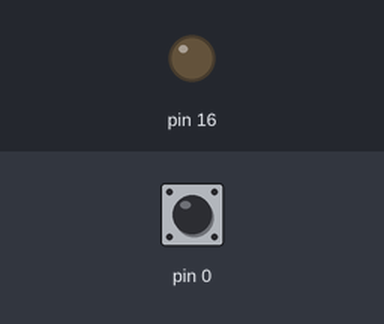
This sketch was run on a simulated Arduino Uno, built with avr-gcc and run on an emulated ATmega328P. Shown: output pins drawn as LEDs (lit = HIGH). Dashed ring = blinking. Inputs (shaded band) come from the test bench; at power-on: pin 0 HIGH.

Above: at 1.2 s.
1.3 s: pin 0 pulsed LOW 5 times (0.12 s each, 0.3 s apart)
At 1.62 s:
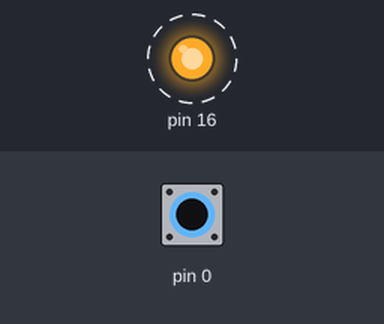
At 3.7 s:
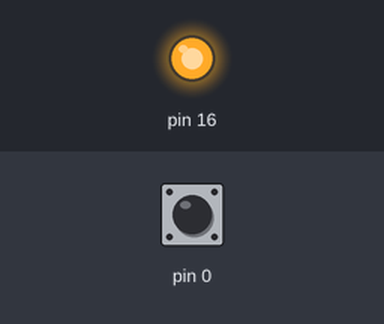
Timing chart, 0 to 5.2 s (numbered marks = the images above; inputs shaded):
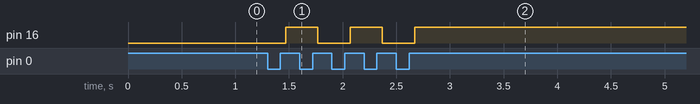

Measured:
- after the input at 1.3 s, pin 16: alternates HIGH for 0.30 s and LOW for 0.30 s, 5 changes in all, then stays HIGH, starting after 0.17 s

The sketch:

nhan_nut_dao_led.ino
```cpp
void setup() {
  // put your setup code here, to run once:
  pinMode(16, OUTPUT);
  pinMode(0, INPUT);
  digitalWrite(16, LOW);
}

void loop() {
  // put your main code here, to run repeatedly:
  if(digitalRead(0) == LOW) {
    delay(50);
    while(digitalRead(0) == 0);
    delay(50);

    digitalWrite(16, !digitalRead(16));
  }
  //-------------
// 10s
  //--------------
}
```
